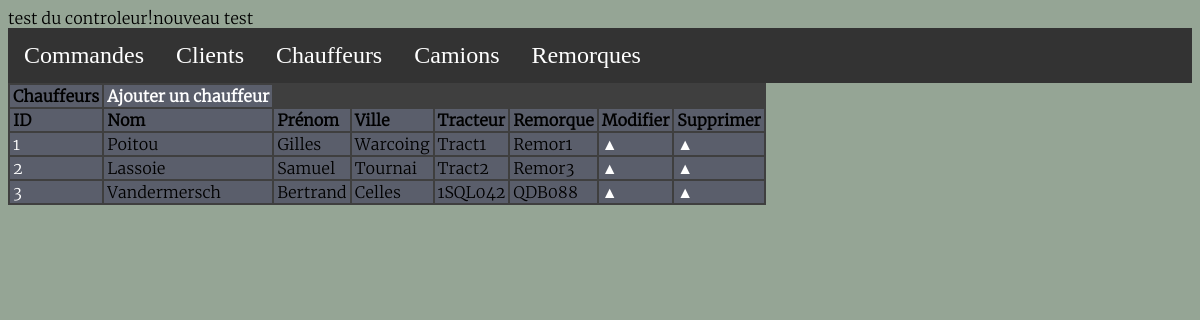
The page /drivers.php on the database its author committed.
### tables this page shows
CREATE TABLE IF NOT EXISTS `chauffeur` (
  `id` int(5) NOT NULL AUTO_INCREMENT,
  `nom_chauffeur` varchar(50) NOT NULL,
  `prenom_chauffeur` varchar(50) NOT NULL,
  `ville` varchar(50) NOT NULL,
  `tracteur` int(5) DEFAULT NULL,
  `remorque` int(5) DEFAULT NULL,
  PRIMARY KEY (`id`),
  KEY `tracteur_id` (`tracteur`),
  KEY `remorque_id` (`remorque`)
);

CREATE TABLE IF NOT EXISTS `tracteur` (
  `id` int(6) NOT NULL AUTO_INCREMENT,
  `marque` varchar(50) NOT NULL,
  `modele` varchar(50) NOT NULL,
  `plaque` varchar(7) NOT NULL,
  `annee` year(4) NOT NULL,
  PRIMARY KEY (`id`)
);

CREATE TABLE IF NOT EXISTS `remorque` (
  `id` int(6) NOT NULL AUTO_INCREMENT,
  `marque` varchar(50) NOT NULL,
  `modele` varchar(50) NOT NULL,
  `plaque` varchar(7) NOT NULL,
  `annee` year(4) NOT NULL,
  PRIMARY KEY (`id`)
);

### model.php (called while the page is built, shortened)
<?php
require('controller.php');
function dbConnect(){
	try{
		$db = new PDO('mysql:host=localhost;dbname=transport;charset=utf8','quentin','aqzsed');
		return $db;
	}
	catch (Exception $e){
		die('Erreur : '.$e->getMessage());
	}
}
function getDrivers(){
	$db = dbConnect();
	$drivers = $db->query('SELECT *, cha.id as id_chauffeur, tr.plaque as plaque_tracteur, re.plaque as plaque_remorque
						FROM chauffeur as cha
						JOIN tracteur tr ON tr.id = cha.tracteur
						JOIN remorque re ON re.id = cha.remorque');
	return $drivers;
}
?>

### drivers.php (the view)
<body>
<?php
require('header.php');
$drivers = getDrivers();
?>
<table>
	<tr class="description"><td>Chauffeurs</td>
		<td><a href="create-drivers.php">Ajouter un chauffeur</a></td>
	</tr>
	<tr class="description"><td>ID</td>
		<td>Nom</td>
		<td>Prénom</td>
		<td>Ville</td>
		<td>Tracteur</td>
		<td>Remorque</td>
		<td>Modifier</td>
		<td>Supprimer</td>
	</tr>
<?php while ($data = $drivers->fetch()){?>
	<tr><td><a href="update-drivers.php?id=<?php echo $data['id_chauffeur'];?>"><?php echo $data['id_chauffeur'];?></a></td>
		<td><?php echo $data['nom_chauffeur'];?></td>
		<td><?php echo $data['prenom_chauffeur'];?></td>
		<td><?php echo $data['ville'];?></td>
		<td><?php echo $data['plaque_tracteur'];?></td>
		<td><?php echo $data['plaque_remorque'];?></td>
		<td><a href="update-drivers.php?id=<?php echo $data['id_chauffeur'];?>">▲</a></td>
		<td><a href="delete-drivers.php?id=<?php echo $data['id_chauffeur'];?>">▲</a></td>
	</tr>
<?php
}
?>
</table>
</body>
</html>

### header.php (shortened to what this page needs)
<!DOCTYPE html>
<html>
<head>
            <link rel="stylesheet" type="text/css" href="style.css" media="all"/>
    <?php
    require('model.php');
    include('menu.php');
    ?>
</head>

### controller.php
<?php
echo 'test du controleur!';
echo 'nouveau test';
?>

### menu.php
<html>
<ul>
<li><a href="index.php">Commandes</a></li>
<li><a href="customers.php">Clients</a></li>
<li><a href="drivers.php">Chauffeurs</a></li>
<li><a href="trucks.php">Camions</a></li>
<li><a href="trailers.php">Remorques</a></li>
</ul>
</html>

### style.css (style rules this page uses)
body { font-family:"Merriweather-Light"; background-color: #95a595; }
ul { list-style-type:none; margin: 0; padding: 0; overflow: hidden; background-color: #333; }
li { display: inline; float: left; }
li a { display: block; color: white; text-align: center; padding: 14px 16px; font-size:24; text-decoration: none; font-family:"CovesBold"; }
a { text-decoration: none; color: white; }
table { background-color:#3f3f3f; }
td { background: #5a5e6b; padding-left:3px; padding-right:3px; }
.description { font-weight: bold; }

### rows shown on the page
chauffeur: id "1", nom_chauffeur "Poitou", prenom_chauffeur "Gilles", ville "Warcoing", tracteur.plaque "Tract1", remorque.plaque "Remor1"
chauffeur: id "2", nom_chauffeur "Lassoie", prenom_chauffeur "Samuel", ville "Tournai", tracteur.plaque "Tract2", remorque.plaque "Remor3"
chauffeur: id "3", nom_chauffeur "Vandermersch", prenom_chauffeur "Bertrand", ville "Celles", tracteur.plaque "1SQL042", remorque.plaque "QDB088"
